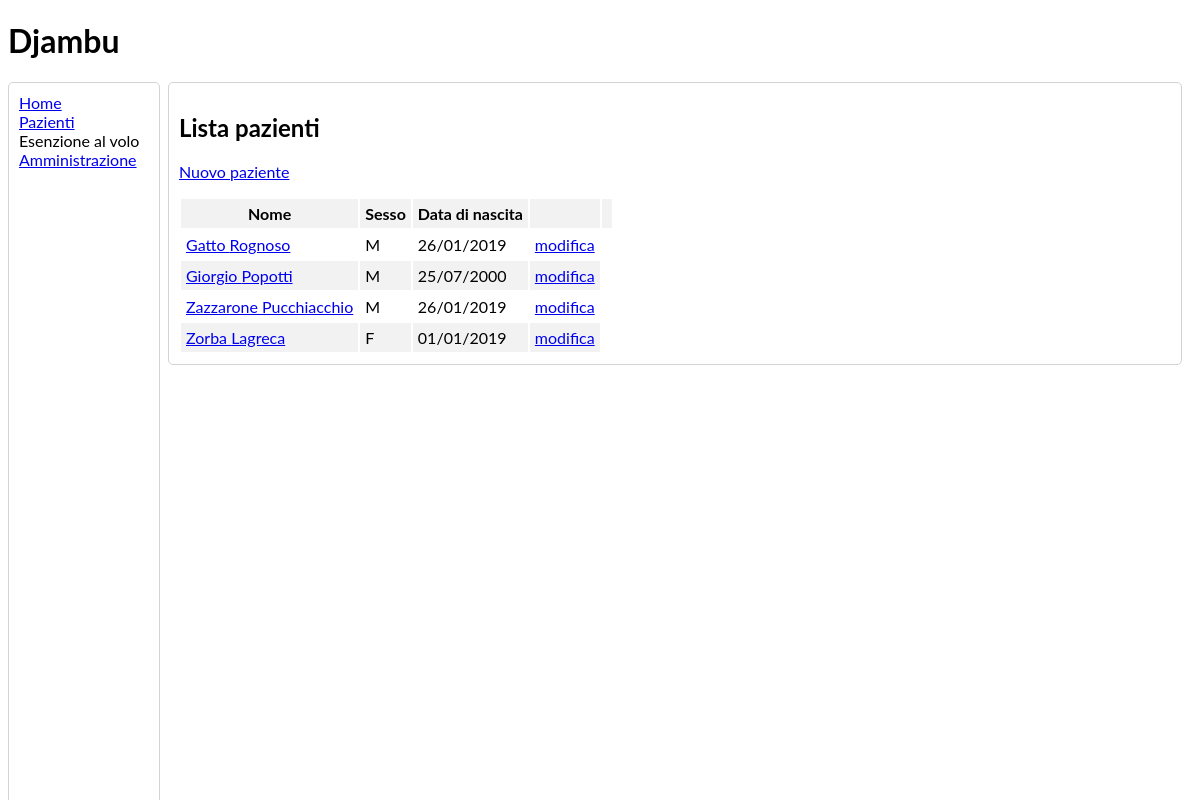
Before: /patients/list/ with the older database file.
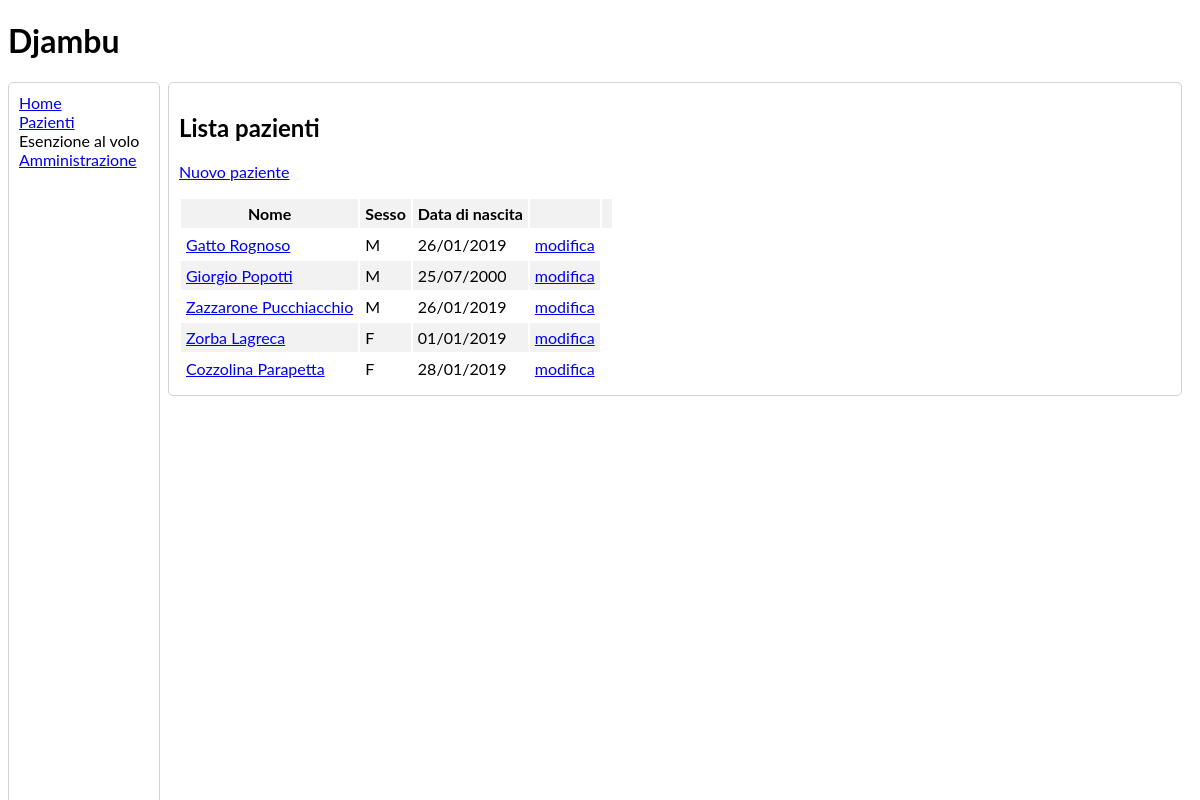
After: the same page with the newer database file.
### patients/models.py (models this page shows, shortened)
class Patient(models.Model): # TODO: make fields mandatory
    last_name = models.CharField(max_length=50, verbose_name='cognome')
    first_name = models.CharField(max_length=50, verbose_name='nome')
    sex = models.CharField(max_length=1, choices=SEX_CHOICES, verbose_name='sesso')
    birth_date = models.DateField(verbose_name='data di nascita')
    birth_place = models.CharField(max_length=100, verbose_name='luogo di nascita')
    fiscal_code = models.CharField(max_length=16, blank=True, null=True,
                                   verbose_name='codice fiscale')
    address = models.CharField(max_length=200, blank=True, null=True,
                               verbose_name='indirizzo')
    class Meta:
        verbose_name = 'paziente'
        verbose_name_plural = 'pazienti'

### patients/views.py (the view)
# urls.py: path('list/', PatientsListView.as_view(),
class PatientsListView(ListView):
    model = Patient
    template_name = 'patients/patients_list.html'

### patients/templates/patients/patients_list.html
{% extends './base_djambu.html' %}
{% load admin_urls %}
{% block content %}
  <div class="round-border-panel">
    <h2>Lista pazienti</h2>
    <p>{% include 'patients/panel_add_patient.html' %}</p>
    <table class="table">
      <tr>
        <th>Nome</th>
        <th>Sesso</th>
        <th>Data di nascita</th>
        <th></th>
        <th></th>
      </tr>
      {% for p in patient_list %}
        <tr>
          <td>
            <a href="{% url 'patients:patient_detail' p.pk %}">
              {{ p.last_name|capfirst }} {{ p.first_name|capfirst }}
            </a>
          </td>
          <td>{{ p.sex|capfirst }}</td>
          <td>{{ p.birth_date|date:'d/m/Y' }}</td>
          <td><a href="/patients_admin/patients/patient/{{ p.pk }}/change/">modifica</a></td>
        </tr>
      {% endfor %}
    </table>
  </div>
{% endblock %}

Changed rows visible on the page:
added Patient: last_name "Cozzolina", first_name "Parapetta", sex "F", birth_date "28/01/2019"
